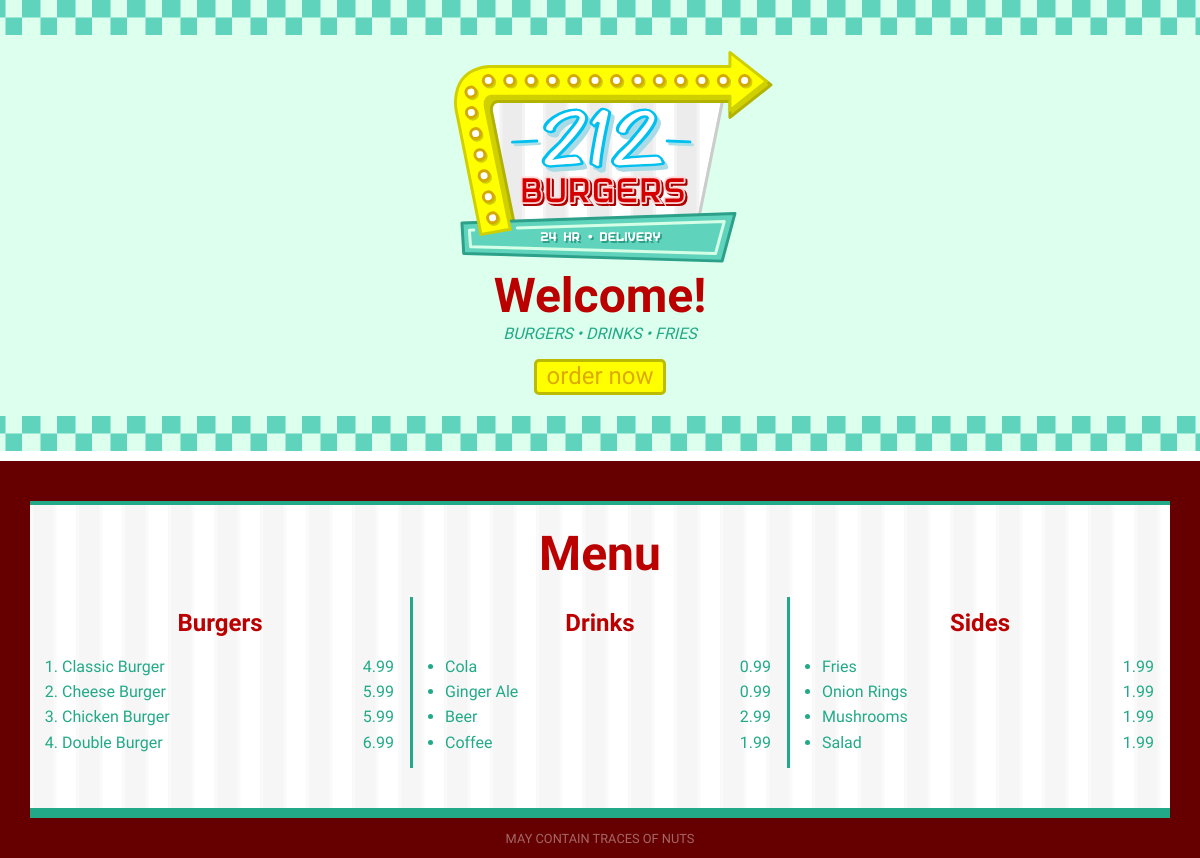
The page / on the database its author committed.
### tables this page shows
CREATE TABLE burgers (
  id INTEGER PRIMARY KEY,
  burger TEXT UNIQUE,
  price FLOAT NOT NULL
);

CREATE TABLE drinks (
id INTEGER PRIMARY KEY,
drink TEXT UNIQUE,
price FLOAT NOT NULL
);

CREATE TABLE sides (
id INTEGER PRIMARY KEY,
side TEXT UNIQUE,
price FLOAT NOT NULL
);

### run.py (the view)
@app.route('/')
def index():
    con = sqlite3.connect(MENUDB)
    menu = fetchMenu(con)
    con.close()
    return render_template(
            'index.html',
            disclaimer='may contain traces of nuts',
            burgers=menu['burgers'],
            drinks=menu['drinks'],
            sides=menu['sides']
            )

### run.py (called while the page is built)
def fetchMenu(con):
    burgers=[]
    cur = con.execute('SELECT burger,price FROM burgers')
    for row in cur:
        burgers.append(list(row))
    drinks=[]
    cur = con.execute('SELECT drink,price FROM drinks')
    for row in cur:
        drinks.append(list(row))
    sides=[]
    cur = con.execute('SELECT side,price FROM sides')
    for row in cur:
        sides.append(list(row))
    return {'burgers':burgers, 'drinks':drinks, 'sides':sides}

### templates/index.html (shortened to what this page needs)
{% extends "base.html" %}
{% block content %}
    <div id="header">
      <img src="{{ url_for('static', filename='logo.svg') }}" id="logo" />
      <h1>Welcome!</h1>
      <em>BURGERS &bull; DRINKS &bull; FRIES</em>
      <p>
        <a class="btn-yellow" href=" {{ url_for('order') }} ">order now</a>
      </p>
    </div>
    <div id="menu">
      <h1>Menu</h1>
      <div>
        <h2>Burgers</h2>
        <ol class="menu-items">
          {% for burger in burgers %}
            <li> {{ burger[0] }} <span class="price">{{ burger[1] }}</span> </li>
          {% endfor %}
        </ol>
      </div>
      <div>
        <h2>Drinks</h2>
        <ul class="menu-items">
          {% for drink in drinks %}
            <li> {{ drink[0] }} <span class="price">{{ drink[1] }}</span></li>
          {% endfor %}
        </ul>
      </div>
      <div>
        <h2>Sides</h2>
        <ul class="menu-items">
          {% for side in sides %}
            <li> {{ side[0] }} <span class="price">{{ side[1] }}</span></li>
          {% endfor %}
        </ul>
      </div>
    </div>
{% endblock %}

### templates/base.html (shortened to what this page needs)
<!DOCTYPE html>
<html>
  <head>
    {% block head %}
    <link rel="stylesheet" href=" {{ url_for('static', filename='screen.css') }} " />
    {% endblock %}
  </head>
  <body>
    {% block content %} blah blah {% endblock %}
    {% block footer %}
    <div id="footer">
      {{ disclaimer|upper }}
    </div>
    {% endblock %}
  </body>
</html>

### static/screen.css (style rules this page uses)
body { background-color: #600; color: #2A8; font-family: 'Monda', sans-serif; margin: 0; }
h1 { color: #B00; font-family: 'Yellowtail', cursive; font-size: 3em; margin: 0; }
h2 { color: #B00; font-family: 'Yellowtail', cursive; }
a { color: #DA0; text-decoration: none; }
#logo { padding-left: 25px; width: 320px; }
#header { background-color: #DFE; background-image: url(checks.svg), url(checks.svg); background-position: top, bottom; background-repeat: repeat-x; background-size: 35px; border-bottom: white 10px solid; margin-bottom: 40px; padding-top: 50px; padding-bottom: 40px; text-align: center; }
#menu { background-color: white; background-image: url(menu-bg.svg); background-size: 46px; border-bottom: #2A8 10px solid; border-top: #2A8 4px solid; display: grid; margin: auto; max-width: 1140px; padding: 20px 0; padding-bottom: 2.5em; grid-template-columns: 1fr 1fr 1fr; grid-template-rows: auto; }
#footer { color: white; font-size: 0.8em; opacity: 0.4; padding: 1em; text-align: center; }
.btn-yellow { background-color: #FF0; border: 3px solid #BB0; border-radius: 5px; color: #DA0; cursor: pointer; display: inline-block; font-size: 1.5em; padding: 0 10px 2px 10px; transition: background-color 0.5s; transition: color 0.5s; }
#menu div { grid-column: span 3; margin: 0 1em; }
#menu div:nth-child(3) { border-bottom: 3px solid #2A8; border-top: 3px solid #2A8; }
#menu h1 { grid-column: span 3; padding-bottom: 0.3em; text-align: center; }
#menu h2 { margin-top: 0.5em; text-align: center; }
#menu ol, #menu ul { padding-left: 2em; }
#menu li { margin-top: 0.4em; width: 100%; }
#menu .price { float: right; padding-right: 1em; }
@media only screen and (min-width: 720px) { #menu div { grid-column: auto; margin: 0; } }
@media only screen and (min-width: 720px) { #menu div:nth-child(3) { border: none; border-left: 3px solid #2A8; border-right: 3px solid #2A8; } }

### rows shown on the page
burgers: burger "Classic Burger", price "4.99"
burgers: burger "Cheese Burger", price "5.99"
burgers: burger "Chicken Burger", price "5.99"
burgers: burger "Double Burger", price "6.99"
drinks: drink "Cola", price "0.99"
drinks: drink "Ginger Ale", price "0.99"
drinks: drink "Beer", price "2.99"
drinks: drink "Coffee", price "1.99"
sides: side "Fries", price "1.99"
sides: side "Onion Rings", price "1.99"
sides: side "Mushrooms", price "1.99"
sides: side "Salad", price "1.99"

### other values the page prints
{{ disclaimer|upper }} "MAY CONTAIN TRACES OF NUTS"
